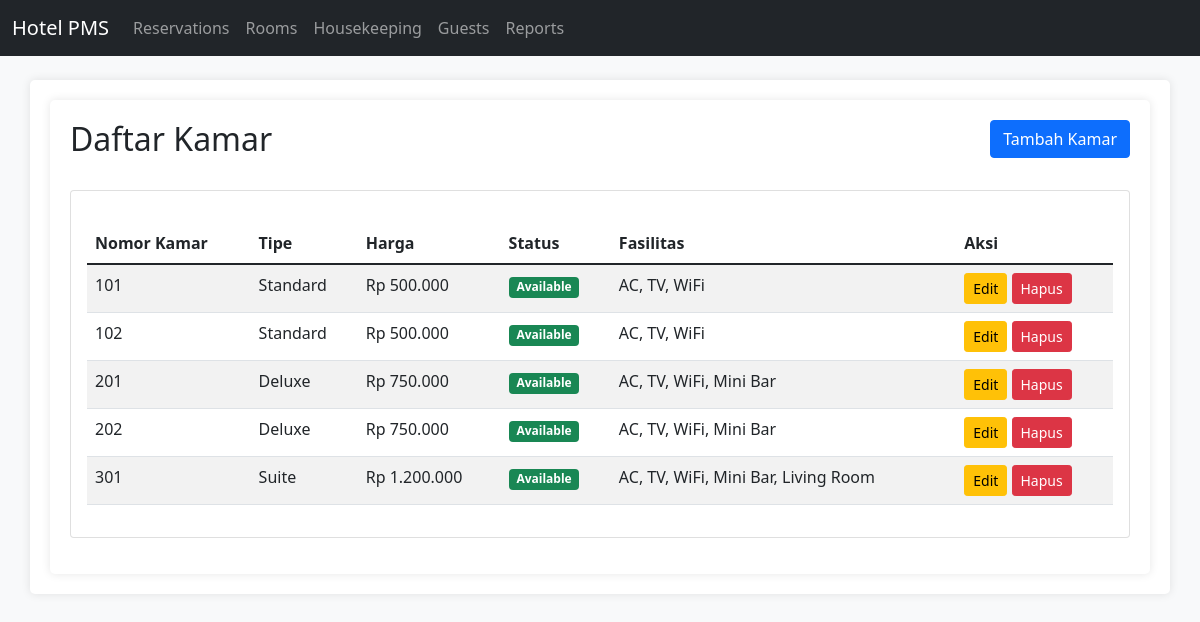
Screenshot of /index.php/room with the database file from the repository.
### tables this page shows
CREATE TABLE `rooms` (
  `id` int(11) NOT NULL AUTO_INCREMENT,
  `number` varchar(10) NOT NULL,
  `type` varchar(50) NOT NULL,
  `price` decimal(10,2) NOT NULL,
  `status` enum('available','occupied','dirty') NOT NULL DEFAULT 'available',
  `facilities` text,
  `created_at` timestamp NOT NULL DEFAULT CURRENT_TIMESTAMP,
  `updated_at` timestamp NOT NULL DEFAULT CURRENT_TIMESTAMP ON UPDATE CURRENT_TIMESTAMP,
  PRIMARY KEY (`id`),
  UNIQUE KEY `number` (`number`)
);

### application/controllers/Room.php (called while the page is built, shortened)
<?php
class Room extends CI_Controller {
    public function __construct() {
        $this->load->model('RoomModel');
        $this->load->library('form_validation');
        $this->load->helper('form');
    }
    public function index() {
        $data['rooms'] = $this->RoomModel->getAll();
        $this->load->view('templates/header');
        $this->load->view('room/list', $data);
        $this->load->view('templates/footer');
    }
}

### index.php (called while the page is built, shortened)
<?php
require_once BASEPATH.'core/CodeIgniter.php';

### application/models/RoomModel.php (called while the page is built, shortened)
<?php
class RoomModel extends CI_Model {
    protected $table = 'rooms';
    public function getAll() {
        return $this->db->get($this->table)->result();
    }
}

### application/views/room/list.php (the view, shortened to what this page needs)
<div class="container">
    <div class="row mb-4">
        <div class="col-md-6">
            <h2>Daftar Kamar</h2>
        </div>
        <div class="col-md-6 text-end">
            <a href="<?php echo base_url('room/create'); ?>" class="btn btn-primary">
                <i class="fas fa-plus"></i> Tambah Kamar
            </a>
        </div>
    </div>
    <div class="card">
        <div class="card-body">
            <div class="table-responsive">
                <table class="table table-striped">
                    <thead>
                        <tr>
                            <th>Nomor Kamar</th>
                            <th>Tipe</th>
                            <th>Harga</th>
                            <th>Status</th>
                            <th>Fasilitas</th>
                            <th>Aksi</th>
                        </tr>
                    </thead>
                    <tbody>
                        <?php if(isset($rooms) && !empty($rooms)): ?>
                            <?php foreach($rooms as $room): ?>
                                <tr>
                                    <td><?php echo $room->number; ?></td>
                                    <td><?php echo $room->type; ?></td>
                                    <td>Rp <?php echo number_format($room->price, 0, ',', '.'); ?></td>
                                    <td>
                                        <span class="badge <?php
                                            echo $room->status === 'available' ? 'bg-success' :
                                                ($room->status === 'occupied' ? 'bg-danger' : 'bg-warning');
                                        ?>">
                                            <?php echo ucfirst($room->status); ?>
                                        </span>
                                    </td>
                                    <td><?php echo $room->facilities; ?></td>
                                    <td>
                                        <a href="<?php echo base_url('room/edit/'.$room->id); ?>"
                                           class="btn btn-sm btn-warning">
                                            <i class="fas fa-edit"></i> Edit
                                        </a>
                                        <button type="button"
                                                class="btn btn-sm btn-danger delete-room"
                                                data-id="<?php echo $room->id; ?>"
                                                data-number="<?php echo $room->number; ?>">
                                            <i class="fas fa-trash"></i> Hapus
                                        </button>
                                    </td>
                                </tr>
                            <?php endforeach; ?>
                        <?php else: ?>
                            <tr>
                                <td colspan="6" class="text-center">Tidak ada data kamar</td>
                            </tr>
                        <?php endif; ?>
                    </tbody>
                </table>
            </div>
        </div>
    </div>
</div>

### application/views/templates/header.php (shortened to what this page needs)
<!DOCTYPE html>
<html lang="en">
<head>
    <link href="https://cdn.jsdelivr.net/npm/bootstrap@5.1.3/dist/css/bootstrap.min.css" rel="stylesheet">
    <link href="<?php echo base_url('assets/css/style.css'); ?>" rel="stylesheet">
    <link href="<?php echo base_url('assets/css/custom.css'); ?>" rel="stylesheet">
</head>
<body>
    <nav class="navbar navbar-expand-lg navbar-dark bg-dark">
        <div class="container-fluid">
            <a class="navbar-brand" href="<?php echo base_url(); ?>">Hotel PMS</a>
            <div class="collapse navbar-collapse" id="navbarNav">
                <ul class="navbar-nav">
                    <li class="nav-item">
                        <a class="nav-link" href="<?php echo base_url('reservation'); ?>">Reservations</a>
                    </li>
                    <li class="nav-item">
                        <a class="nav-link" href="<?php echo base_url('room'); ?>">Rooms</a>
                    </li>
                    <li class="nav-item">
                        <a class="nav-link" href="<?php echo base_url('housekeeping'); ?>">Housekeeping</a>
                    </li>
                    <li class="nav-item">
                        <a class="nav-link" href="<?php echo base_url('guest'); ?>">Guests</a>
                    </li>
                    <li class="nav-item">
                        <a class="nav-link" href="<?php echo base_url('report'); ?>">Reports</a>
                    </li>
                </ul>
            </div>
        </div>
    </nav>
    <div class="container mt-4">

### application/views/templates/footer.php (shortened to what this page needs)
    </div>
</body>
</html>

### assets/css/style.css (style rules this page uses)
body { background-color: #f8f9fa; }
.navbar { margin-bottom: 20px; }
.container { background-color: #fff; padding: 20px; border-radius: 5px; box-shadow: 0 0 10px rgba(0,0,0,0.1); }
.table-responsive { margin-top: 1rem; }
.card { margin-bottom: 1rem; }

### rows the page displays
rooms: number "101", type "Standard", price "500.000", status "Available", facilities "AC, TV, WiFi"
rooms: number "102", type "Standard", price "500.000", status "Available", facilities "AC, TV, WiFi"
rooms: number "201", type "Deluxe", price "750.000", status "Available", facilities "AC, TV, WiFi, Mini Bar"
rooms: number "202", type "Deluxe", price "750.000", status "Available", facilities "AC, TV, WiFi, Mini Bar"
rooms: number "301", type "Suite", price "1.200.000", status "Available", facilities "AC, TV, WiFi, Mini Bar, Living Room"
